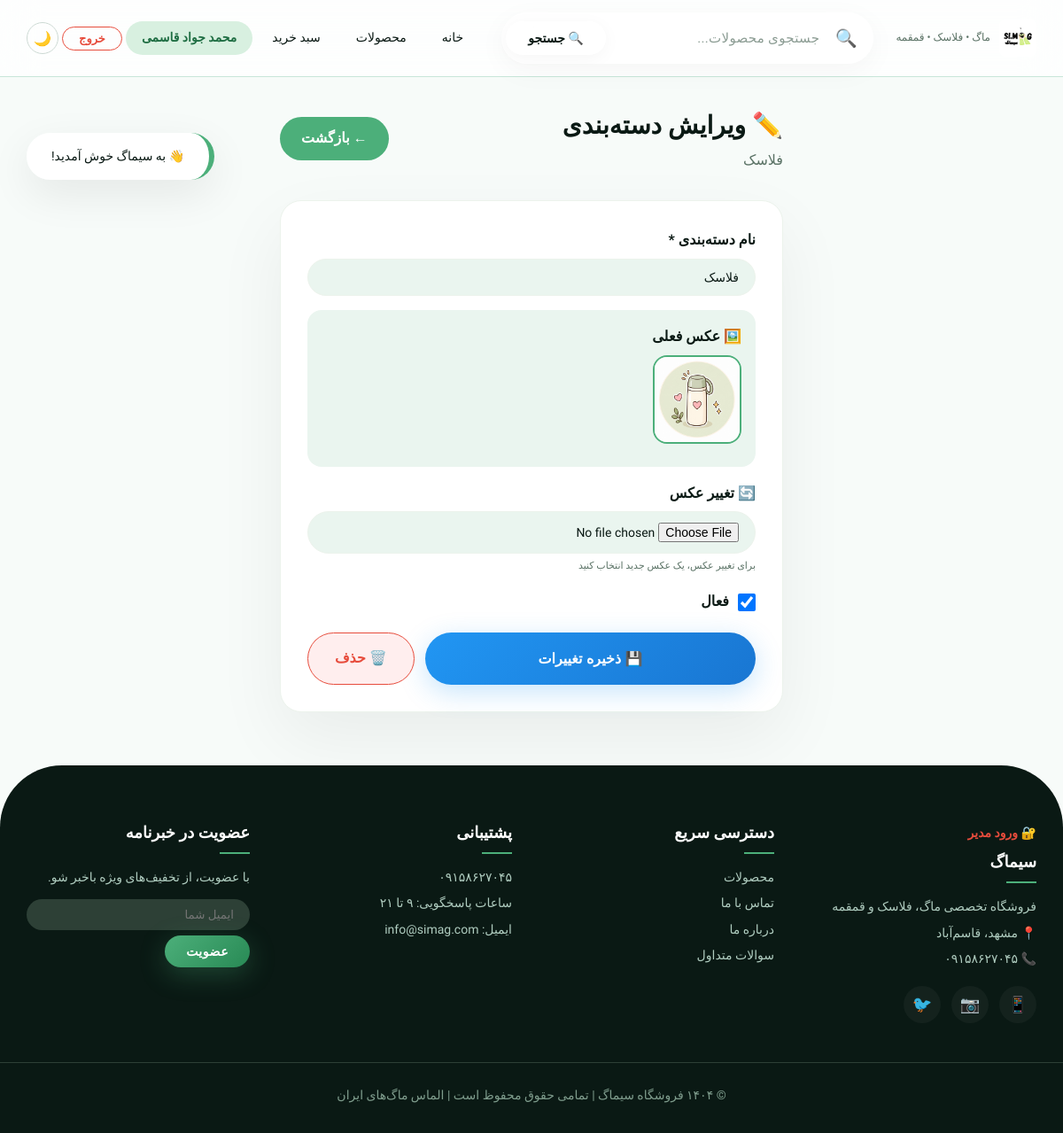
Screenshot of /accounts/admin-category-edit/2/ (signed in) with the database file from the repository.
### accounts/models.py (models this page shows, shortened)
class User(AbstractUser):
    username = None
    phone = models.CharField(max_length=11, unique=True)
    is_verified = models.BooleanField(default=False)
    full_name = models.CharField(max_length=100, blank=True, null=True)
    email = models.EmailField(blank=True, null=True)
    address = models.TextField(blank=True, null=True)
    postal_code = models.CharField(max_length=10, blank=True, null=True)
    USERNAME_FIELD = 'phone'
    REQUIRED_FIELDS = ['email']
    objects = UserManager()

### products/models.py (models this page shows, shortened)
class Category(models.Model):
    name = models.CharField(max_length=100)
    slug = models.SlugField(unique=True, blank=True)
    parent = models.ForeignKey('self', on_delete=models.CASCADE, null=True, blank=True, related_name='children')
    is_active = models.BooleanField(default=True)
    image = models.ImageField(upload_to='categories/', blank=True, null=True)
    created_at = models.DateTimeField(auto_now_add=True)

### accounts/views.py (the view, shortened to what this page needs)
# urls.py: path('admin-category-edit/<int:category_id>/', views.admin_category_edit, name='admin_category_edit'),
@staff_member_required
def admin_category_edit(request, category_id):
    category = get_object_or_404(Category, id=category_id)
    return render(request, 'accounts/admin_category_edit.html', {'category': category})

### accounts/templates/accounts/admin_category_edit.html (shortened to what this page needs)
{% extends 'base.html' %}
{% load static %}
{% block content %}
<div style="max-width:600px;margin:30px auto;padding:0 16px;">
    <div style="display:flex;justify-content:space-between;align-items:center;margin-bottom:30px;flex-wrap:wrap;gap:12px;">
        <div>
            <h1 style="font-size:28px;font-weight:900;color:var(--dark);">✏️ ویرایش دسته‌بندی</h1>
            <p style="color:var(--gray);">{{ category.name }}</p>
        </div>
        <a href="{% url 'accounts:admin_categories' %}" style="padding:10px 24px;border-radius:40px;background:var(--primary);color:#fff;text-decoration:none;font-weight:600;transition:all 0.3s ease;" onmouseover="this.style.transform='translateY(-2px)'" onmouseout="this.style.transform='translateY(0)'">
            ← بازگشت
        </a>
    </div>
    <div style="background:var(--white);border-radius:24px;padding:30px;border:1px solid #ecf3ec;box-shadow:var(--shadow);">
        <form method="post" enctype="multipart/form-data">
            <div style="margin-bottom:16px;">
                <label for="name" style="display:block;font-weight:600;color:var(--dark);margin-bottom:6px;">نام دسته‌بندی *</label>
                <input type="text" name="name" id="name" value="{{ category.name }}" required style="width:100%;padding:12px 18px;border-radius:30px;border:1.5px solid #ecf3ec;font-family:inherit;font-size:14px;background:var(--primary-soft);color:var(--dark);outline:none;">
            </div>
            {% if category.image %}
            <div style="margin-bottom:16px;padding:16px;background:var(--primary-soft);border-radius:16px;">
                <label style="display:block;font-weight:600;color:var(--dark);margin-bottom:6px;">🖼️ عکس فعلی</label>
                <img src="{{ category.image.url }}" alt="{{ category.name }}" style="width:100px;height:100px;object-fit:cover;border-radius:16px;border:2px solid var(--primary);">
            </div>
            {% endif %}
            <div style="margin-bottom:16px;">
                <label for="image" style="display:block;font-weight:600;color:var(--dark);margin-bottom:6px;">🔄 تغییر عکس</label>
                <input type="file" name="image" id="image" accept="image/*" style="width:100%;padding:12px 18px;border-radius:30px;border:1.5px solid #ecf3ec;font-family:inherit;font-size:14px;background:var(--primary-soft);color:var(--dark);outline:none;">
                <div style="font-size:11px;color:var(--gray);margin-top:4px;">برای تغییر عکس، یک عکس جدید انتخاب کنید</div>
            </div>
            <div style="display:flex;align-items:center;gap:10px;margin-bottom:20px;">
                <input type="checkbox" name="is_active" {% if category.is_active %}checked{% endif %} style="width:20px;height:20px;">
                <label style="font-weight:600;color:var(--dark);">فعال</label>
            </div>
            <div style="display:flex;gap:12px;">
                <button type="submit" style="flex:1;padding:14px;border-radius:60px;border:none;background:linear-gradient(135deg,#2196f3,#1976d2);color:#fff;font-weight:700;font-size:16px;cursor:pointer;transition:all 0.3s ease;box-shadow:0 8px 30px rgba(33,150,243,0.25);" onmouseover="this.style.transform='translateY(-2px)';this.style.boxShadow='0 12px 40px rgba(33,150,243,0.35)'" onmouseout="this.style.transform='translateY(0)';this.style.boxShadow='0 8px 30px rgba(33,150,243,0.25)'">
                    💾 ذخیره تغییرات
                </button>
                <a href="{% url 'accounts:admin_category_delete' category.id %}" style="padding:14px 30px;border-radius:60px;background:#fee;color:#e74c3c;text-decoration:none;font-weight:700;font-size:16px;border:1.5px solid #e74c3c;transition:all 0.3s ease;" onmouseover="this.style.background='#e74c3c';this.style.color='#fff'" onmouseout="this.style.background='#fee';this.style.color='#e74c3c'">
                    🗑️ حذف
                </a>
            </div>
        </form>
    </div>
</div>
{% endblock %}

### templates/base.html (shortened to what this page needs)
<!DOCTYPE html>
{% load static %}
<html lang="fa" dir="rtl">
<head>
</head>
<body>
    <header class="header" id="mainHeader">
        <div class="container header-inner">
            <a href="{% url 'products:home' %}" class="logo">
                <img src="{% static 'images/logo.png' %}" alt="سیماگ" onerror="this.style.display='none'; this.nextElementSibling.style.display='flex'">
                <small>ماگ • فلاسک • قمقمه</small>
            </a>
            <div class="search-wrapper">
                <div class="search-container" id="searchContainer">
                    <span class="search-icon">🔍</span>
                    <input type="text" class="search-input" id="searchInput" placeholder="جستجوی محصولات..." autocomplete="off" onfocus="showSuggestions()" onblur="hideSuggestions()" oninput="handleSearchInput()" />
                    <button class="search-btn" onclick="performSearch()">🔍 جستجو</button>
                </div>
            </div>
            <div class="nav" id="mainNav">
                <a href="{% url 'products:home' %}">خانه</a>
                <a href="{% url 'products:product_list' %}">محصولات</a>
                <a href="{% url 'cart:cart_detail' %}">سبد خرید</a>
                {% if user.is_authenticated %}
                <a href="{% url 'accounts:profile' %}" style="font-weight:600;color:#1f6e43;background:#d8f0e0;padding:6px 18px;border-radius:30px;">
                    {{ user.full_name|default:user.phone }}
                </a>
                <form method="post" action="{% url 'accounts:logout' %}" style="display:inline;">
                    <button type="submit" style="background:transparent;border:1.5px solid #e74c3c;color:#e74c3c;padding:5px 18px;border-radius:30px;font-weight:600;font-size:13px;cursor:pointer;font-family:inherit;">خروج</button>
                </form>
                {% endif %}
                <button class="dark-toggle" onclick="toggleDarkMode()">🌙</button>
            </div>
        </div>
    </header>
    <main class="container">
        {% block content %}
        {% endblock %}
    </main>
    <div class="toast-container" id="toastContainer"></div>
    <footer class="footer">
        <div class="container footer-inner">
            <div class="footer-col">
                <a href="{% url 'accounts:admin_login' %}" style="color:#e74c3c;font-weight:600;">🔐 ورود مدیر</a>
                <h4>سیماگ</h4>
                <p>فروشگاه تخصصی ماگ، فلاسک و قمقمه</p>
                <p>📍 مشهد، قاسم‌آباد</p>
                <p>📞 ۰۹۱۵۸۶۲۷۰۴۵</p>
                <div class="footer-social">
                    <a href="#">📱</a>
                    <a href="#">📷</a>
                    <a href="#">🐦</a>
                </div>
            </div>
            <div class="footer-col">
                <h4>دسترسی سریع</h4>
                <a href="{% url 'products:product_list' %}">محصولات</a>
                <a href="{% url 'products:contact' %}">تماس با ما</a>
                <a href="#">درباره ما</a>
                <a href="#">سوالات متداول</a>
            </div>
            <div class="footer-col">
                <h4>پشتیبانی</h4>
                <a href="#">۰۹۱۵۸۶۲۷۰۴۵</a>
                <a href="#">ساعات پاسخگویی: ۹ تا ۲۱</a>
                <a href="#">ایمیل: info@simag.com</a>
            </div>
            <div class="footer-col">
                <h4>عضویت در خبرنامه</h4>
                <p>با عضویت، از تخفیف‌های ویژه باخبر شو.</p>
                <div style="display:flex;gap:6px;margin-top:12px;flex-wrap:wrap;">
                    <input type="email" placeholder="ایمیل شما" style="flex:1;padding:10px 18px;border-radius:40px;border:none;font-family:inherit;background:#2d4036;color:#fff;min-width:160px;outline:none;">
                    <button class="btn-primary" style="padding:10px 24px;font-size:14px;">عضویت</button>
                </div>
            </div>
        </div>
        <div class="container footer-bottom">
            © ۱۴۰۴ فروشگاه سیماگ | تمامی حقوق محفوظ است | الماس ماگ‌های ایران
        </div>
    </footer>
</body>
</html>

### rows the page displays
User: full_name "محمد جواد قاسمی"
Category: name "فلاسک", image (picture), is_active "☑"
